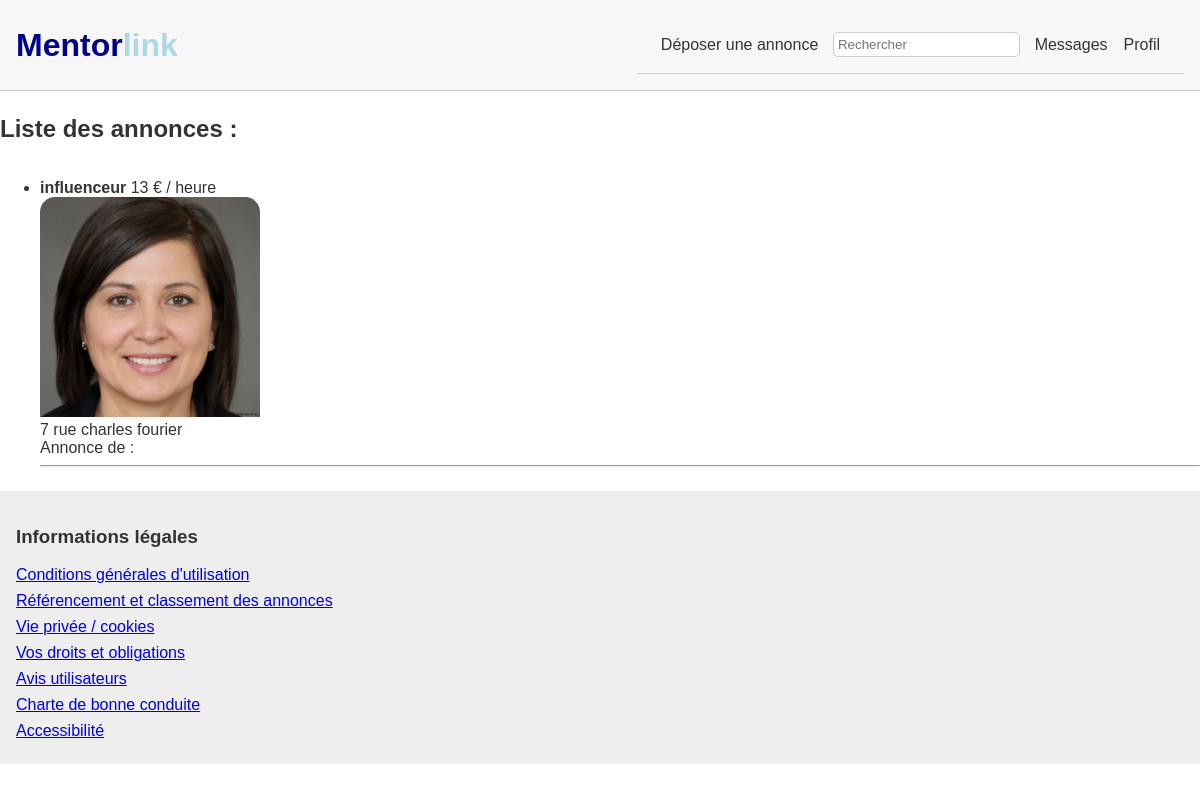
Before: /home/ (signed in) with the older database file.
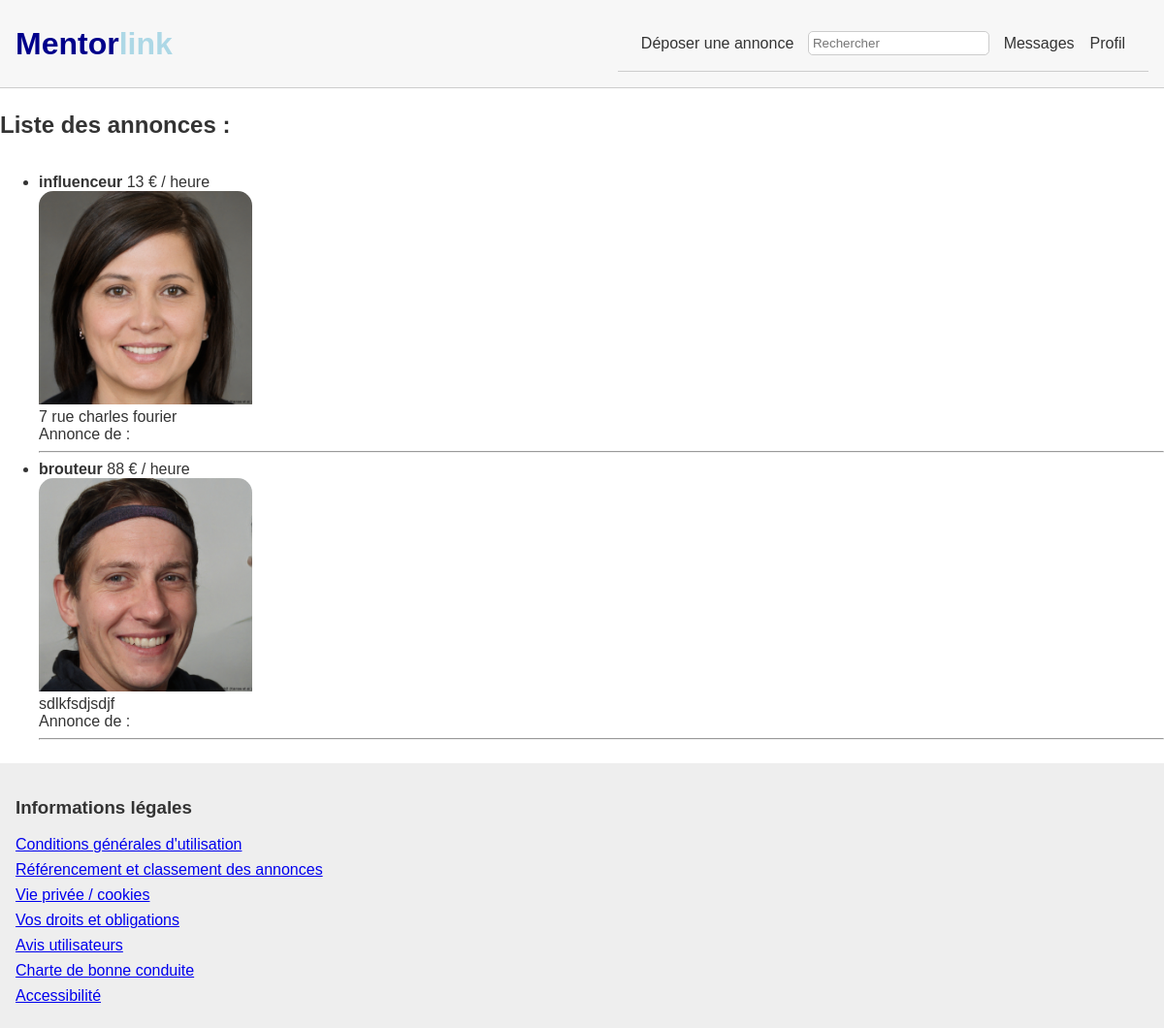
After: the same page with the newer database file.
### app_mentorlink/models.py (models this page shows, shortened)
class Annonce(models.Model):
    id = models.IntegerField(primary_key=True)
    prix = models.IntegerField()
    image = models.ImageField(upload_to='annonces/', null=True, blank=True)
    metier = models.CharField(max_length=1000)
    adresse = models.TextField()
    description = models.TextField(max_length=100000, null=True, blank=True)
    id_personnes = models.ForeignKey('Utilisateur', on_delete=models.CASCADE, null=True, blank=True)

### app_mentorlink/views.py (the view)
# urls.py: 2. Add a URL to urlpatterns:  path('', views.home, name='home')
def home(request):
    personnes = Utilisateur.objects.all()  # Récupère toutes les personnes
    annonces = Annonce.objects.all()  # Récupère toutes les annonces
    context = {'personnes': personnes, 'annonces': annonces}
    if request.user.is_authenticated:
        return render(request, 'home.html', context)
    else:
        return render(request, 'home_nonconnecte.html', context)

### app_mentorlink/templates/home.html (shortened to what this page needs)
{% extends "base.html" %}
        {% block content %}
            <h2>Liste des annonces :</h2>
            <div class="annonce-list">
                <ul>
                    {% for annonce in annonces %}
                    <li>
                        <div>
                            <strong>{{ annonce.metier }}</strong>
                            {{ annonce.prix }} € / heure<br>
                            <img src="{{ annonce.image.url }}" class="card-img-top" alt="Image de l'annonce" style="height: 220px; object-fit: cover; border-top-left-radius: 15px; border-top-right-radius: 15px;"><br>
                            {{ annonce.adresse }}<br>
                            Annonce de :{{ annonce.id_personnes.nom }} {{ annonce.id_personnes.prenom }}<br>
                        </div>
                    </li>
                        <hr>
                    {% empty %}
                        <li>Aucune annonce trouvée.</li>
                    {% endfor %}
                </ul>
            </div>
    {% endblock %}

Changed rows visible on the page:
added Annonce: metier "brouteur", prix "88", image (picture), adresse "sdlkfsdjsdjf"
